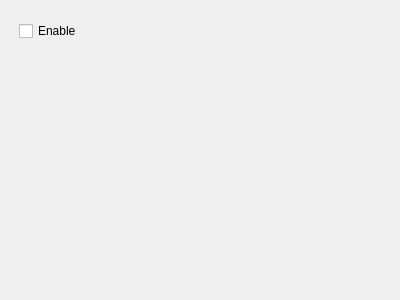
<?xml version="1.0" encoding="UTF-8"?>
<ui version="4.0">
 <class>Form</class>
 <widget class="QWidget" name="Form">
  <property name="enabled">
   <bool>true</bool>
  </property>
  <property name="geometry">
   <rect>
    <x>0</x>
    <y>0</y>
    <width>400</width>
    <height>300</height>
   </rect>
  </property>
  <property name="windowTitle">
   <string>Form</string>
  </property>
  <widget class="QCheckBox" name="uiCheck">
   <property name="geometry">
    <rect>
     <x>19</x>
     <y>20</y>
     <width>97</width>
     <height>22</height>
    </rect>
   </property>
   <property name="text">
    <string>Enable</string>
   </property>
  </widget>
 </widget>
 <resources/>
 <connections/>
</ui>
